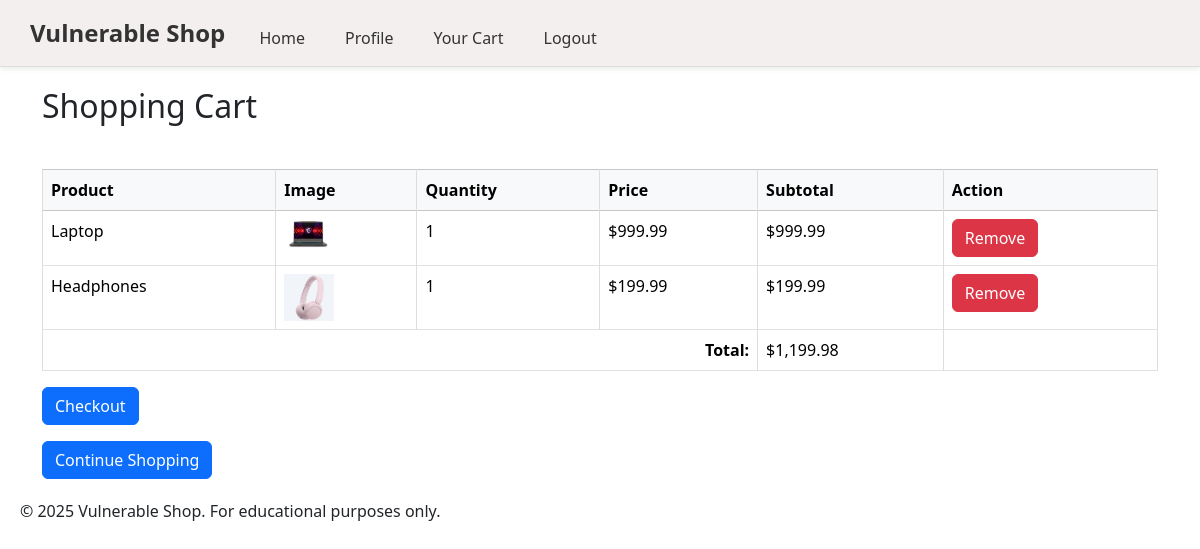
The page /shop/cart.php (signed in) on the database its author committed.
### tables this page shows
CREATE TABLE transactions (
    id INT PRIMARY KEY AUTO_INCREMENT,
    user_id INT,
    product_id INT,
    amount DECIMAL(10,2) NOT NULL,
    quantity INT NOT NULL DEFAULT 1,
    type ENUM('purchase', 'deposit') NOT NULL,
    created_at TIMESTAMP DEFAULT CURRENT_TIMESTAMP,
    FOREIGN KEY (user_id) REFERENCES users(id),
    FOREIGN KEY (product_id) REFERENCES products(id)
);

CREATE TABLE products (
    id INT PRIMARY KEY AUTO_INCREMENT,
    name VARCHAR(100) NOT NULL,
    description TEXT,
    price DECIMAL(10,2) NOT NULL,
    image VARCHAR(255),
    created_by INT,
    created_at TIMESTAMP DEFAULT CURRENT_TIMESTAMP,
    FOREIGN KEY (created_by) REFERENCES users(id)
);

### shop/cart.php (the view, shortened to what this page needs)
<?php
require_once '../config/database.php';
require_once '../includes/header.php';
$user_id = $_SESSION['user_id'];
$cart_items = [];
$total = 0;
$sql = "SELECT t.product_id, t.amount, t.quantity, p.name, p.image, p.price FROM transactions t JOIN products p ON t.product_id = p.id WHERE t.user_id = ? AND t.type = 'purchase'";
$stmt = $pdo->prepare($sql);
$stmt->execute([$user_id]);
$transactions = $stmt->fetchAll(PDO::FETCH_ASSOC);
foreach ($transactions as $item) {
    if (productExists($pdo, $item['product_id'])) {
        $cart_items[$item['product_id']] = [
            'id' => $item['product_id'],
            'name' => $item['name'],
            'image' => $item['image'],
            'quantity' => $item['quantity'],
            'price' => $item['price'],
            'subtotal' => $item['amount']
        ];
        $total += $item['amount'];
    }
}
?>
<!DOCTYPE html>
<html lang="en">
<head>
    <link rel="stylesheet" href="<?php echo BASE_URL; ?>assets/css/style.css">
    <link href="https://cdn.jsdelivr.net/npm/bootstrap@5.3.3/dist/css/bootstrap.min.css" rel="stylesheet">
</head>
<main class="container">
    <h2 class="mb-4">Shopping Cart</h2>
    <?php if (empty($cart_items)): ?>
        <p>Your cart is empty.</p>
    <?php else: ?>
        <div class="table-responsive">
            <table class="table table-bordered table-hover">
                <thead class="table-light">
                    <tr>
                        <th>Product</th>
                        <th>Image</th>
                        <th>Quantity</th>
                        <th>Price</th>
                        <th>Subtotal</th>
                        <th>Action</th>
                    </tr>
                </thead>
                <tbody>
                    <?php foreach ($cart_items as $item): ?>
                        <tr>
                            <td><?php echo htmlspecialchars($item['name'], ENT_QUOTES, 'UTF-8'); ?></td>
                            <td>
                                <?php if ($item['image']): ?>
                                    <img src="<?php echo BASE_URL . 'uploads/products/' . htmlspecialchars($item['image'], ENT_QUOTES, 'UTF-8'); ?>" alt="<?php echo htmlspecialchars($item['name'], ENT_QUOTES, 'UTF-8'); ?>" class="img-fluid" style="max-width: 50px;">
                                <?php endif; ?>
                            </td>
                            <td><?php echo $item['quantity']; ?></td>
                            <td>$<?php echo number_format($item['price'], 2); ?></td>
                            <td>$<?php echo number_format($item['subtotal'], 2); ?></td>
                            <td>
                                <a href="<?php echo BASE_URL; ?>shop/cart.php?action=remove&id=<?php echo $item['id']; ?>" class="btn btn-danger" onclick="return confirm('Are you sure you want to remove this product?');">Remove</a>
                            </td>
                        </tr>
                    <?php endforeach; ?>
                    <tr>
                        <td colspan="4" class="text-end"><strong>Total:</strong></td>
                        <td>$<?php echo number_format($total, 2); ?></td>
                        <td></td>
                    </tr>
                </tbody>
            </table>
        </div>
        <form method="POST" action="">
            <button type="submit" class="btn btn-primary" onclick="return confirm('Are you sure you want to complete the purchase?');">Checkout</button>
        </form>
    <?php endif; ?>
    <p class="mt-3"><a href="<?php echo BASE_URL; ?>" class="btn btn-primary">Continue Shopping</a></p>
</main>
</html>
<?php
require_once '../includes/footer.php';
?>

### assets/css/style.css (style rules this page uses)
* { margin: 0; padding: 0; box-sizing: border-box; }
body { font-family: Arial, sans-serif; line-height: 1.6; background-color: #f4f4f4; }
main { max-width: 1200px; margin: 20px auto; padding: 0 20px; }
main p { margin-bottom: 20px; line-height: 1.6; }
.table-responsive { overflow-x: auto; }
.table { width: 100%; border-collapse: collapse; margin: 20px 0; background: #fff; }
.table th, .table td { padding: 12px; border: 1px solid #ddd; text-align: left; }
.table th { background: #f8f9fa; font-weight: bold; }

### rows shown on the page
transactions: product.name "Laptop", product.image (picture), quantity "1", product.price "999.99", subtotal "999.99"
transactions: product.name "Headphones", product.image (picture), quantity "1", product.price "199.99", subtotal "199.99"

### other values the page prints
$total "1,199.98"
